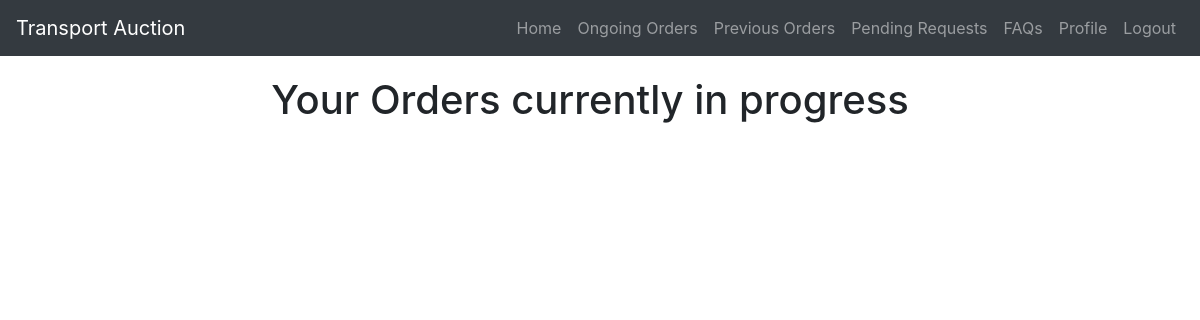
Page /customer/ongoing_orders/ (signed in) on the earlier database version.
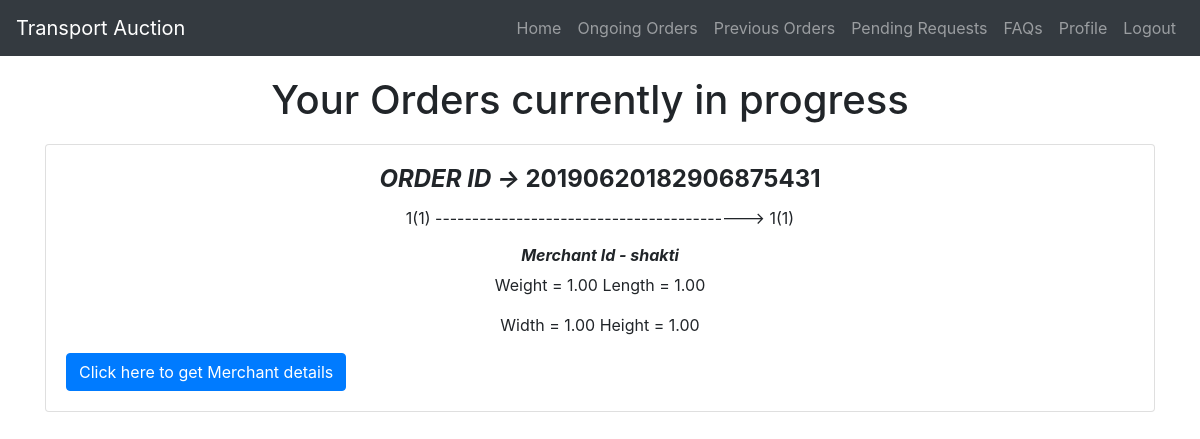
Same page on the later database version.
### customer/models.py (models this page shows)
class order(models.Model):
    order_id = models.CharField(max_length=20)
    timeToLive =models.PositiveIntegerField(default=30)
    item_id=models.PositiveIntegerField(null=True)
    customer_id = models.CharField(max_length=20)
    merchant_id=models.CharField(max_length=20,null=True)
    comfirmed = models.BooleanField(default=False)
    completed=models.BooleanField(default=False)
    final_price=models.IntegerField(default=0)
    date=models.DateField(null=True)
    objects = OrderManager()

class item_info(models.Model):
    order_id = models.CharField(max_length=20)
    objects=ItemInfoManager()
    item_weight=models.DecimalField(max_digits=20,decimal_places=2)
    item_length=models.DecimalField(max_digits=20,decimal_places=2)
    item_width=models.DecimalField(max_digits=20,decimal_places=2)
    item_height=models.DecimalField(max_digits=20,decimal_places=2)
    item_id=models.PositiveIntegerField(null=True)
    handle_with_care = models.BooleanField(default=False)
    item_material=models.CharField(max_length=100)
    auction_life = models.PositiveIntegerField(default=2)
    item_approximate_cost=models.IntegerField(blank=True,null=True)

### customer/views.py (the view)
# urls.py: path('ongoing_orders/',ongoing_orders_view,name='ongoing_orders'),
def ongoing_orders_view(request):
    user = request.user
    username = user.username
    ongoing_orders = order.objects.get_orders_ongoing(username)
    ongoing_path_list=[]
    item_info_list=[]
    for orders in ongoing_orders:
        o=order_path_info.objects.get_order_path_info(orders.order_id)
        ongoing_path_list.append([o[0].order_id,o[0].source_city,o[0].source_state,o[0].destination_city,o[0].destination_state])
        i=item_info.objects.get_item_info(orders.order_id)
        item_info_list.append([i[0].order_id,i[0].item_weight,i[0].item_length,i[0].item_width,i[0].item_height])
    context={'ongoing_orders':ongoing_orders
            ,'ongoing_path_list':ongoing_path_list,
            'item_info_list':item_info_list}
    return render(request,'customer/ongoing_orders.html',context)

### customer/models.py (called while the page is built)
    def get_orders_ongoing(self,customer_id):
        return self.filter(customer_id=customer_id,comfirmed=True,completed=False)

    def get_order_path_info(self,order_id):
        return self.filter(order_id=order_id)

    def get_item_info(self,order_id):
        return self.filter(order_id=order_id)

### templates/customer/ongoing_orders.html (shortened to what this page needs)
{% extends 'base2.html' %}
{% block content%}
<div class="container " style="margin:20px;text-align:center">
  <h1 id='h1'>Your Orders currently in progress</h1>
</div>
<div class="container">
      {% for o in ongoing_orders %}
      <div class="card" style="width: 100%;height:20%;margin-bottom:100 px">
        <div class="card-body">
      <h4 class="card-title" style='text-align:center;'><b><i>ORDER ID -> </i>{{ o.order_id }}</b></h4>
      {% for path in ongoing_path_list %}
      {% if path.0 == o.order_id %}
      <p class="card-text"  style='text-align:center;'>{{ path.1 }}({{ path.2 }})  ------------------------------------------>  {{ path.3 }}({{ path.4 }}) </p>
      <h6 style='text-align:center'><i><b>Merchant Id - {{ o.merchant_id }}</b></i></h6>
      {% endif %}
      {% endfor %}
      {% for info in item_info_list %}
      {% if info.0 == o.order_id %}
      <p class="card-text"  style='text-align:center;'>Weight = {{ info.1 }}     Length = {{ info.2 }} </p>
      <p class="card-text"  style='text-align:center;'>Width  = {{ info.3 }}     Height = {{ info.4 }}</p>
      {% endif %}
      {% endfor %}
      <a href="{% url 'customer:merchant_details' merchant_id=o.merchant_id %}" id = 'btn' class="btn btn-primary" style='margin-right:0%'>Click here to get Merchant details</a>
    </div>
  </div>
      {% endfor %}
</div>
{% endblock %}

### templates/base2.html (shortened to what this page needs)
<!DOCTYPE html>
<html lang="en" dir="ltr">
  <head>
    <link rel="stylesheet" href="https://stackpath.bootstrapcdn.com/bootstrap/4.3.1/css/bootstrap.min.css">
  </head>
  <body>
  <div class="">
    <nav class="navbar navbar-expand-lg navbar-dark bg-dark sticky-top">
    <a class="navbar-brand" href="#">Transport Auction</a>
      <div class="collapse navbar-collapse" id="navbarTogglerDemo02">
    <div class="collapse navbar-collapse" id="navbarSupportedContent">
      <ul class="navbar-nav ml-auto " >
        <li class="nav-item">
          <a class="nav-link" href="{% url 'customer:home' %}">Home</a>
        </li>
        <li class="nav-item">
          <a class="nav-link" href="{% url 'customer:ongoing_orders' %}">Ongoing Orders</a>
        </li>
        <li class="nav-item">
          <a class="nav-link" href="{% url 'customer:previous_orders' %}">Previous Orders</a>
        </li>
        <li class="nav-item">
          <a class="nav-link" href="{% url 'customer:pending_requests' %}">Pending Requests</a>
        </li>
        <li class="nav-item">
          <a class="nav-link" href="{% url 'customer:profile' %}">FAQs</a>
        </li>
        <li class="nav-item">
          <a class="nav-link" href="{% url 'customer:profile' %}">Profile</a>
        </li>
        <li class="nav-item">
          <a class="nav-link" href="{% url 'user_auth:logout' %}">Logout</a>
        </li>
      </ul>
    </div>
    </div>
  </nav>
  </div>
{% block content %}
{% endblock %}
  </body>
</html>

Differences in the rows shown:
added order: order_id "20190620182906875431", path "1", path "1", path "1", path "1", merchant_id "shakti"
added item_info: item_weight "1.00", item_length "1.00", item_width "1.00", item_height "1.00"
